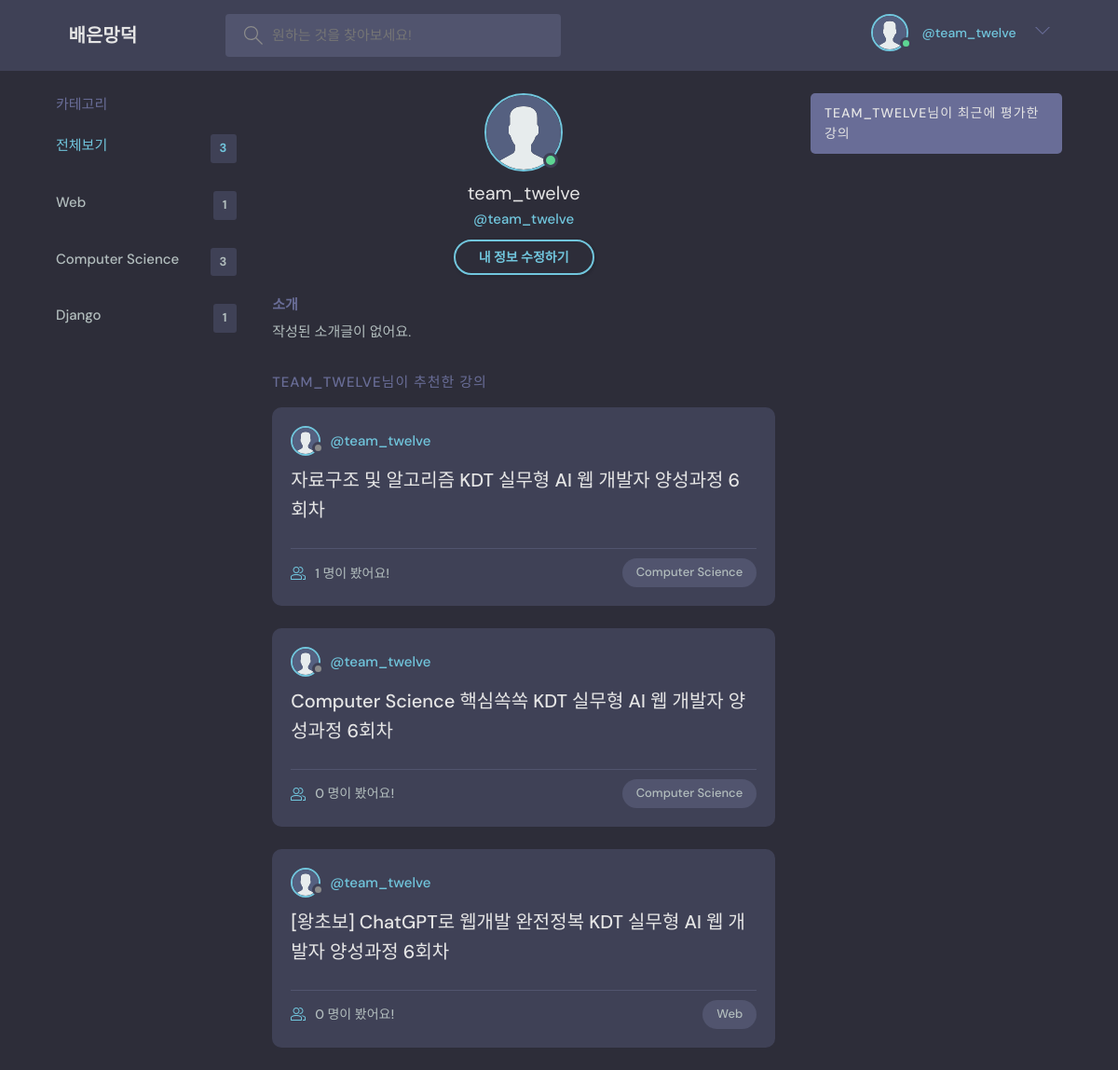
/profile/1/ (signed in), run on the app's committed database.
### base/models.py (models this page shows, shortened)
class Topic(models.Model):
    name = models.CharField(max_length=200)

class Room(models.Model):
    host = models.ForeignKey(User, on_delete=models.SET_NULL, null=True)
    topic = models.ForeignKey(Topic, on_delete=models.SET_NULL, null=True)
    name = models.CharField(max_length=200)
    description = models.TextField(null=True, blank=True)
    participants = models.ManyToManyField(
        User, related_name='participants', blank=True)
    updated = models.DateTimeField(auto_now=True)
    created = models.DateTimeField(auto_now_add=True)
    class Meta:
        ordering = ['-updated', '-created']

### base/views.py (the view)
# urls.py: path('profile/<str:pk>/', views.userProfile, name="user-profile"),
def userProfile(request, pk):
    user = User.objects.get(id=pk)
    rooms = user.room_set.all()
    room_messages = user.message_set.all()
    topics = Topic.objects.all()
    context = {'user': user, 'rooms': rooms,
               'room_messages': room_messages, 'topics': topics}
    return render(request, 'base/profile.html', context)

### base/templates/base/profile.html (shortened to what this page needs)
{% extends 'main.html' %}
{% load static %}
{% block content %}
<head>
</head>
<main class="profile-page layout layout--3">
  <div class="container">
    {% include 'base/topics_component.html' %}
    <div class="roomList">
      <div class="profile">
        <div class="profile__avatar">
          <div class="avatar avatar--large active">
            <img src="{% static 'images/avatar.svg' %}" />
          </div>
        </div>
        <div class="profile__info">
          <h3>{{ user.username }}</h3>
          <p>@{{ user.username }}</p>
          {% if request.user == user %}
          <a href="{% url 'update-user' %}" class="btn btn--main btn--pill">내 정보 수정하기</a>
          {% endif %}
        </div>
        <div class="profile__about">
          <h3>소개</h3>
          <p>
            작성된 소개글이 없어요.
          </p>
        </div>
      </div>
      <div class="roomList__header">
        <div>
          <h2>{{ user.username }}님이 추천한 강의</a>
          </h2>
        </div>
      </div>
      {% include 'base/feed_component.html' %}
    </div>
    <div class="activities">
      <div class="activities__header">
        <h2>{{ user.username }}님이 최근에 평가한 강의</h2>
      </div>
    </div>
  </div>
</main>
{% endblock content %}

### templates/navbar.html (shortened to what this page needs)
{% load static %}
<header class="header header--loggedIn">
    <div class="container">
        <a href="{% url 'home' %}" class="header__logo">
            <h1>배은망덕</h1>
        </a>
        <form class="header__search" method="GET" action="{% url 'home' %}">
            <label>
                <input name="q" placeholder="원하는 것을 찾아보세요!" />
            </label>
        </form>
        <nav class="header__menu">
            {% if request.user.is_authenticated %}
            <div class="header__user">
                <a href="{% url 'user-profile' user.id %}">
                    <div class="avatar avatar--medium active">
                        <img src="{% static 'images/avatar.svg' %}" />
                    </div>
                    <span>@{{ request.user.username }}</span>
                </a>
                <button class="dropdown-button">
                    <svg version="1.1" xmlns="http://www.w3.org/2000/svg" width="32" height="32" viewBox="0 0 32 32">
                        <title>chevron-down</title>
                        <path d="M16 21l-13-13h-3l16 16 16-16h-3l-13 13z"></path>
                    </svg>
                </button>
            </div>
            {% else %}
            <a href="{% url 'login' %}">
                <img src="{% static 'images/avatar.svg' %}" />
                <p>로그인</p>
            </a>
            {% endif %}
        </nav>
    </div>
</header>

### base/templates/base/topics_component.html
<div class="topics">
    <div class="topics__header">
        <h2>카테고리</h2>
    </div>
    <ul class="topics__list">
        <li>
            <a href="{% url 'home' %}" class="active">전체보기 <span>{{topics.count}}</span></a>
        </li>
        {% for topic in topics %}
        <li>
            <a href="{% url 'home' %}?q={{topic.name}}">{{topic.name}}<span>{{topic.room_set.all.count}}</span></a>
        </li>
        {% endfor %}
    </ul>
</div>

### base/templates/base/feed_component.html (shortened to what this page needs)
{% load static %}
{% for room in rooms %}
<div class="roomListRoom">
    <div class="roomListRoom__header">
        <a href="{% url 'user-profile' room.host.id %}" class="roomListRoom__author">
            <div class="avatar avatar--small">
                <img src="{% static 'images/avatar.svg' %}" />
            </div>
            <span>@{{room.host.username}}</span>
        </a>
    </div>
    <div class="roomListRoom__content">
        <a href="{% url 'room' room.id %}">{{room.name}}</a>
    </div>
    <div class="roomListRoom__meta">
        <a href="{% url 'room' room.id %}" class="roomListRoom__joined">
            {{room.participants.all.count}} 명이 봤어요!
        </a>
        <p class="roomListRoom__topic">{{room.topic.name}}</p>
    </div>
</div>
{% endfor %}

### data on the page
Topic: name "Web", room_set.all.count "1"
Topic: name "Computer Science", room_set.all.count "3"
Topic: name "Django", room_set.all.count "1"
Room: host.username "team_twelve", name "자료구조 및 알고리즘 KDT 실무형 AI 웹 개발자 양성과정 6회차", participants.all.count "1", topic.name "Computer Science"
Room: host.username "team_twelve", name "Computer Science 핵심쏙쏙 KDT 실무형 AI 웹 개발자 양성과정 6회차", participants.all.count "0", topic.name "Computer Science"
Room: host.username "team_twelve", name "[왕초보] ChatGPT로 웹개발 완전정복 KDT 실무형 AI 웹 개발자 양성과정 6회차", participants.all.count "0", topic.name "Web"

### other printed values
{{ request.user.username }} "team_twelve"
{{ topics.count }} "3"
{{ user.username }} "team_twelve"
{{ user.username }} "TEAM_TWELVE"
